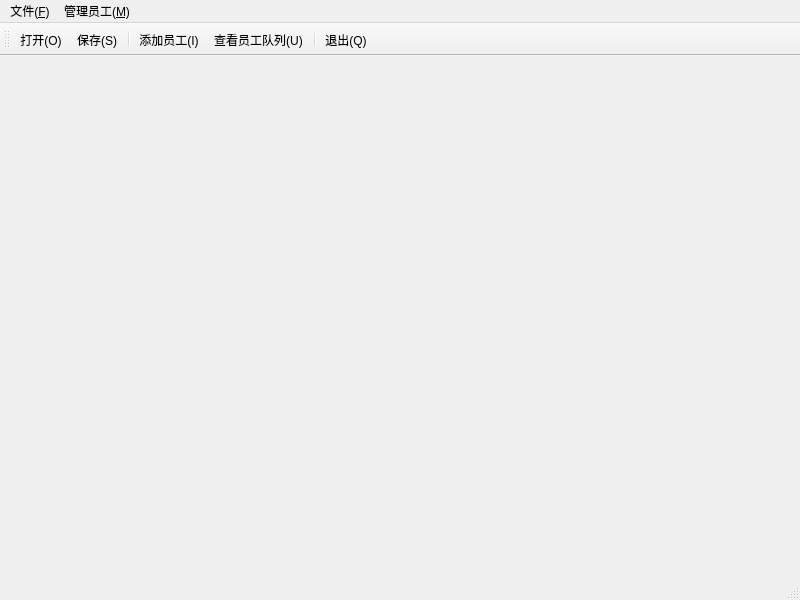
<?xml version="1.0" encoding="UTF-8"?>
<ui version="4.0">
 <class>MainWindow</class>
 <widget class="QMainWindow" name="MainWindow">
  <property name="geometry">
   <rect>
    <x>0</x>
    <y>0</y>
    <width>800</width>
    <height>600</height>
   </rect>
  </property>
  <property name="windowTitle">
   <string>MainWindow</string>
  </property>
  <widget class="QWidget" name="centralwidget"/>
  <widget class="QMenuBar" name="menubar">
   <property name="geometry">
    <rect>
     <x>0</x>
     <y>0</y>
     <width>800</width>
     <height>22</height>
    </rect>
   </property>
   <widget class="QMenu" name="fileMenu">
    <property name="title">
     <string>文件(&amp;F)</string>
    </property>
    <addaction name="fileNewAction"/>
    <addaction name="fileOpenAction"/>
    <addaction name="separator"/>
    <addaction name="fileSaveAction"/>
    <addaction name="fileSaveAsAction"/>
    <addaction name="separator"/>
    <addaction name="fileQuitAction"/>
   </widget>
   <widget class="QMenu" name="stuffMenu">
    <property name="title">
     <string>管理员工(&amp;M)</string>
    </property>
    <addaction name="addStuffAction"/>
    <addaction name="deleteStuffAction"/>
    <addaction name="separator"/>
    <addaction name="checkTableAction"/>
   </widget>
   <addaction name="fileMenu"/>
   <addaction name="stuffMenu"/>
  </widget>
  <widget class="QStatusBar" name="statusbar"/>
  <widget class="QToolBar" name="toolBar">
   <property name="windowTitle">
    <string>toolBar</string>
   </property>
   <attribute name="toolBarArea">
    <enum>TopToolBarArea</enum>
   </attribute>
   <attribute name="toolBarBreak">
    <bool>false</bool>
   </attribute>
   <addaction name="fileOpenAction"/>
   <addaction name="fileSaveAction"/>
   <addaction name="separator"/>
   <addaction name="addStuffAction"/>
   <addaction name="checkTableAction"/>
   <addaction name="separator"/>
   <addaction name="fileQuitAction"/>
  </widget>
  <action name="fileSaveAction">
   <property name="text">
    <string>保存(&amp;S)</string>
   </property>
   <property name="shortcut">
    <string>Ctrl+S</string>
   </property>
  </action>
  <action name="fileOpenAction">
   <property name="text">
    <string>打开(&amp;O)</string>
   </property>
   <property name="shortcut">
    <string>Ctrl+O</string>
   </property>
  </action>
  <action name="addStuffAction">
   <property name="text">
    <string>添加员工(&amp;I)</string>
   </property>
   <property name="toolTip">
    <string>添加员工(I)</string>
   </property>
   <property name="shortcut">
    <string>Ctrl+I</string>
   </property>
  </action>
  <action name="checkTableAction">
   <property name="text">
    <string>查看员工队列(&amp;U)</string>
   </property>
   <property name="toolTip">
    <string>查看员工队列(&amp;U)</string>
   </property>
   <property name="shortcut">
    <string>Ctrl+U</string>
   </property>
  </action>
  <action name="fileQuitAction">
   <property name="text">
    <string>退出(&amp;Q)</string>
   </property>
   <property name="shortcut">
    <string>Ctrl+Q</string>
   </property>
  </action>
  <action name="fileNewAction">
   <property name="text">
    <string>新建(&amp;N)</string>
   </property>
   <property name="shortcut">
    <string>Ctrl+N</string>
   </property>
  </action>
  <action name="fileSaveAsAction">
   <property name="text">
    <string>另存为(&amp;A)</string>
   </property>
   <property name="shortcut">
    <string>Ctrl+A</string>
   </property>
  </action>
  <action name="deleteStuffAction">
   <property name="text">
    <string>删除员工(&amp;D)</string>
   </property>
   <property name="shortcut">
    <string>Ctrl+D</string>
   </property>
  </action>
 </widget>
 <resources/>
 <connections/>
</ui>
